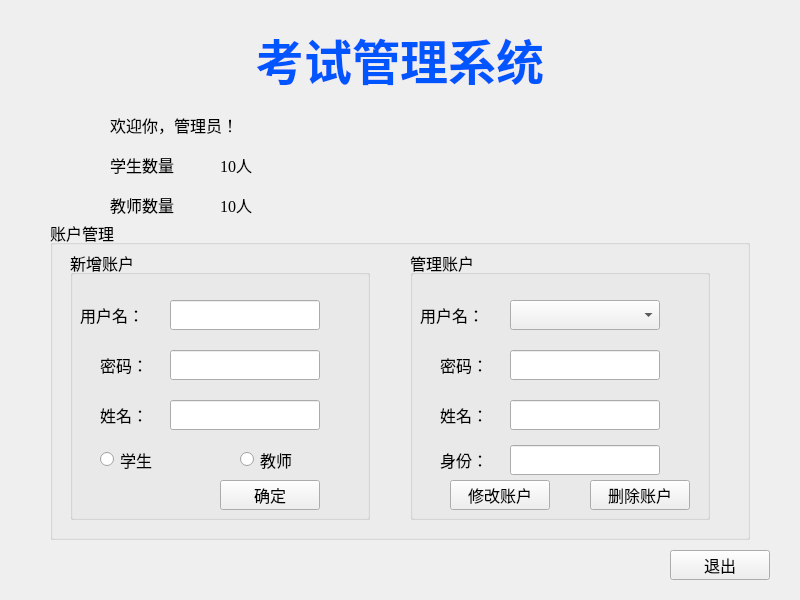
<?xml version="1.0" encoding="UTF-8"?>
<ui version="4.0">
 <class>adminwidget</class>
 <widget class="QWidget" name="adminwidget">
  <property name="geometry">
   <rect>
    <x>0</x>
    <y>0</y>
    <width>800</width>
    <height>600</height>
   </rect>
  </property>
  <property name="font">
   <font>
    <family>Times New Roman</family>
    <pointsize>12</pointsize>
   </font>
  </property>
  <property name="windowTitle">
   <string>Form</string>
  </property>
  <widget class="QLabel" name="label">
   <property name="geometry">
    <rect>
     <x>100</x>
     <y>10</y>
     <width>600</width>
     <height>100</height>
    </rect>
   </property>
   <property name="font">
    <font>
     <family>隶书</family>
     <pointsize>36</pointsize>
    </font>
   </property>
   <property name="text">
    <string>&lt;html&gt;&lt;head/&gt;&lt;body&gt;&lt;p align=&quot;center&quot;&gt;&lt;span style=&quot; font-weight:600; color:#0055ff;&quot;&gt;考试管理系统&lt;/span&gt;&lt;/p&gt;&lt;/body&gt;&lt;/html&gt;</string>
   </property>
  </widget>
  <widget class="QLabel" name="welcomelabel">
   <property name="geometry">
    <rect>
     <x>110</x>
     <y>110</y>
     <width>300</width>
     <height>30</height>
    </rect>
   </property>
   <property name="font">
    <font>
     <family>Times New Roman</family>
     <pointsize>12</pointsize>
    </font>
   </property>
   <property name="text">
    <string>&lt;html&gt;&lt;head/&gt;&lt;body&gt;&lt;p&gt;欢迎你，管理员！&lt;/p&gt;&lt;/body&gt;&lt;/html&gt;</string>
   </property>
  </widget>
  <widget class="QLabel" name="label_2">
   <property name="geometry">
    <rect>
     <x>110</x>
     <y>150</y>
     <width>100</width>
     <height>30</height>
    </rect>
   </property>
   <property name="text">
    <string>学生数量</string>
   </property>
  </widget>
  <widget class="QLabel" name="studentnumlabel">
   <property name="geometry">
    <rect>
     <x>220</x>
     <y>150</y>
     <width>100</width>
     <height>30</height>
    </rect>
   </property>
   <property name="text">
    <string>10人</string>
   </property>
  </widget>
  <widget class="QLabel" name="label_3">
   <property name="geometry">
    <rect>
     <x>110</x>
     <y>190</y>
     <width>100</width>
     <height>30</height>
    </rect>
   </property>
   <property name="text">
    <string>教师数量</string>
   </property>
  </widget>
  <widget class="QLabel" name="teachernumlabel">
   <property name="geometry">
    <rect>
     <x>220</x>
     <y>190</y>
     <width>100</width>
     <height>30</height>
    </rect>
   </property>
   <property name="text">
    <string>10人</string>
   </property>
  </widget>
  <widget class="QPushButton" name="pushButton">
   <property name="geometry">
    <rect>
     <x>670</x>
     <y>550</y>
     <width>100</width>
     <height>30</height>
    </rect>
   </property>
   <property name="text">
    <string>退出</string>
   </property>
  </widget>
  <widget class="QGroupBox" name="groupBox">
   <property name="geometry">
    <rect>
     <x>50</x>
     <y>220</y>
     <width>700</width>
     <height>320</height>
    </rect>
   </property>
   <property name="title">
    <string>账户管理</string>
   </property>
   <widget class="QGroupBox" name="groupBox_2">
    <property name="geometry">
     <rect>
      <x>20</x>
      <y>30</y>
      <width>300</width>
      <height>270</height>
     </rect>
    </property>
    <property name="title">
     <string>新增账户</string>
    </property>
    <widget class="QLabel" name="label_4">
     <property name="geometry">
      <rect>
       <x>10</x>
       <y>50</y>
       <width>80</width>
       <height>30</height>
      </rect>
     </property>
     <property name="text">
      <string>用户名：</string>
     </property>
    </widget>
    <widget class="QLineEdit" name="regnamelineEdit">
     <property name="geometry">
      <rect>
       <x>100</x>
       <y>50</y>
       <width>150</width>
       <height>30</height>
      </rect>
     </property>
    </widget>
    <widget class="QLabel" name="label_5">
     <property name="geometry">
      <rect>
       <x>30</x>
       <y>100</y>
       <width>80</width>
       <height>30</height>
      </rect>
     </property>
     <property name="text">
      <string>密码：</string>
     </property>
    </widget>
    <widget class="QLineEdit" name="regpswdlineEdit">
     <property name="geometry">
      <rect>
       <x>100</x>
       <y>100</y>
       <width>150</width>
       <height>30</height>
      </rect>
     </property>
    </widget>
    <widget class="QLabel" name="label_6">
     <property name="geometry">
      <rect>
       <x>30</x>
       <y>150</y>
       <width>80</width>
       <height>30</height>
      </rect>
     </property>
     <property name="text">
      <string>姓名：</string>
     </property>
    </widget>
    <widget class="QLineEdit" name="regrealnamelineEdit">
     <property name="geometry">
      <rect>
       <x>100</x>
       <y>150</y>
       <width>150</width>
       <height>30</height>
      </rect>
     </property>
    </widget>
    <widget class="QRadioButton" name="studentradioButton">
     <property name="geometry">
      <rect>
       <x>30</x>
       <y>200</y>
       <width>115</width>
       <height>19</height>
      </rect>
     </property>
     <property name="text">
      <string>学生</string>
     </property>
    </widget>
    <widget class="QRadioButton" name="teacherradioButton">
     <property name="geometry">
      <rect>
       <x>170</x>
       <y>200</y>
       <width>115</width>
       <height>19</height>
      </rect>
     </property>
     <property name="text">
      <string>教师</string>
     </property>
    </widget>
    <widget class="QPushButton" name="regpushButton">
     <property name="geometry">
      <rect>
       <x>150</x>
       <y>230</y>
       <width>100</width>
       <height>30</height>
      </rect>
     </property>
     <property name="text">
      <string>确定</string>
     </property>
    </widget>
   </widget>
   <widget class="QGroupBox" name="groupBox_3">
    <property name="geometry">
     <rect>
      <x>360</x>
      <y>30</y>
      <width>300</width>
      <height>270</height>
     </rect>
    </property>
    <property name="title">
     <string>管理账户</string>
    </property>
    <widget class="QLabel" name="label_10">
     <property name="geometry">
      <rect>
       <x>10</x>
       <y>50</y>
       <width>80</width>
       <height>30</height>
      </rect>
     </property>
     <property name="text">
      <string>用户名：</string>
     </property>
    </widget>
    <widget class="QLabel" name="label_11">
     <property name="geometry">
      <rect>
       <x>30</x>
       <y>100</y>
       <width>80</width>
       <height>30</height>
      </rect>
     </property>
     <property name="text">
      <string>密码：</string>
     </property>
    </widget>
    <widget class="QLineEdit" name="pswdlineEdit">
     <property name="geometry">
      <rect>
       <x>100</x>
       <y>100</y>
       <width>150</width>
       <height>30</height>
      </rect>
     </property>
    </widget>
    <widget class="QLabel" name="label_12">
     <property name="geometry">
      <rect>
       <x>30</x>
       <y>150</y>
       <width>80</width>
       <height>30</height>
      </rect>
     </property>
     <property name="text">
      <string>姓名：</string>
     </property>
    </widget>
    <widget class="QLineEdit" name="realnamelineEdit">
     <property name="geometry">
      <rect>
       <x>100</x>
       <y>150</y>
       <width>150</width>
       <height>30</height>
      </rect>
     </property>
    </widget>
    <widget class="QPushButton" name="deletepushButton">
     <property name="geometry">
      <rect>
       <x>180</x>
       <y>230</y>
       <width>100</width>
       <height>30</height>
      </rect>
     </property>
     <property name="text">
      <string>删除账户</string>
     </property>
    </widget>
    <widget class="QComboBox" name="useridcomboBox">
     <property name="geometry">
      <rect>
       <x>100</x>
       <y>50</y>
       <width>150</width>
       <height>30</height>
      </rect>
     </property>
    </widget>
    <widget class="QPushButton" name="changepushButton">
     <property name="geometry">
      <rect>
       <x>40</x>
       <y>230</y>
       <width>100</width>
       <height>30</height>
      </rect>
     </property>
     <property name="text">
      <string>修改账户</string>
     </property>
    </widget>
    <widget class="QLabel" name="label_13">
     <property name="geometry">
      <rect>
       <x>30</x>
       <y>195</y>
       <width>80</width>
       <height>30</height>
      </rect>
     </property>
     <property name="text">
      <string>身份：</string>
     </property>
    </widget>
    <widget class="QLineEdit" name="identifylineEdit">
     <property name="geometry">
      <rect>
       <x>100</x>
       <y>195</y>
       <width>150</width>
       <height>30</height>
      </rect>
     </property>
    </widget>
   </widget>
  </widget>
 </widget>
 <resources/>
 <connections/>
</ui>
